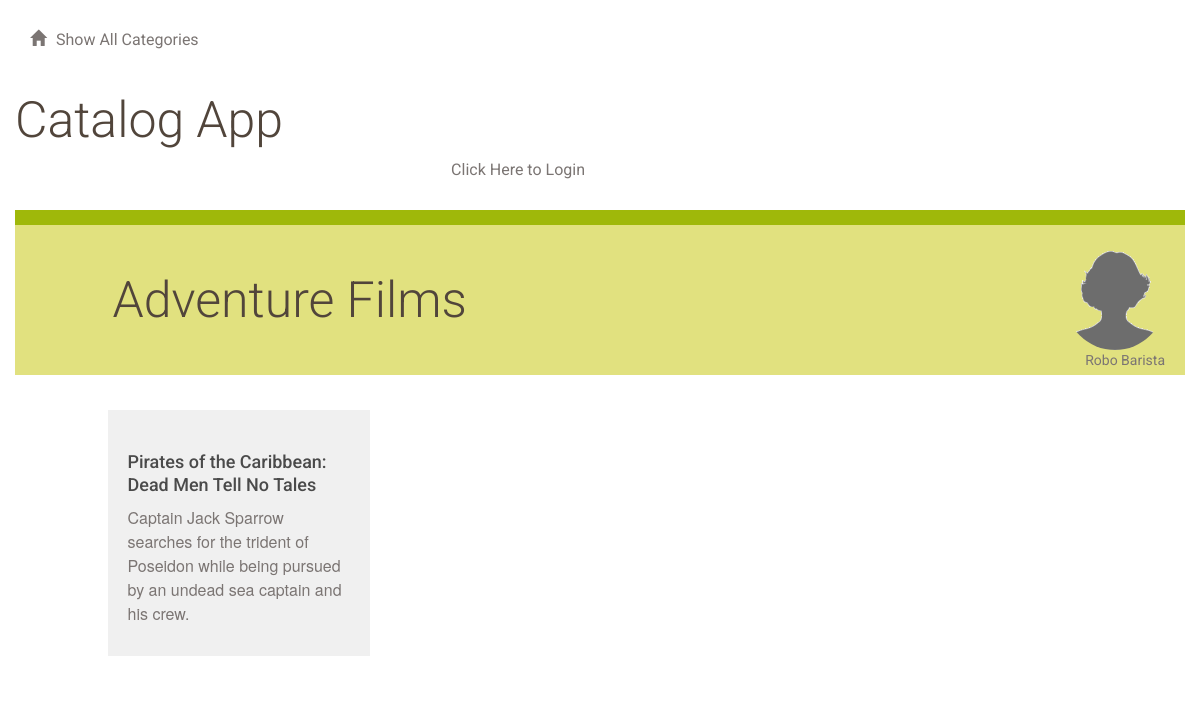
The app's page /catalog/2/items/8/ with its own data.
### database_setup.py (models this page shows, shortened)
class Category(Base):
    __tablename__ = 'category'
    id = Column(Integer, primary_key=True)
    name = Column(String(250), nullable=False)
    user_id = Column(Integer, ForeignKey('user.id'))
    user = relationship(User)

class User(Base):
    __tablename__ = 'user'
    id = Column(Integer, primary_key=True)
    name = Column(String(250), nullable=False)
    email = Column(String(250), nullable=False)
    picture = Column(String(250))

class Item(Base):
    __tablename__ = 'item'
    id = Column(Integer, primary_key=True)
    title = Column(String(250), nullable=False)
    description = Column(String(250))
    date = Column(DateTime, nullable=False)
    cat_id = Column(Integer, ForeignKey('category.id'))
    category = relationship(Category)
    user_id = Column(Integer, ForeignKey('user.id'))
    user = relationship(User)

### app.py (the view)
@app.route('/catalog/<int:category_id>/items/<int:item_id>/')
def showItemDetails(item_id, category_id):
    item = session.query(Item).filter_by(id=item_id).one()
    creator = getUserInfo(item.user_id)
    if 'username' not in login_session or creator.id != login_session['user_id']:
        return render_template('publicitemDetails.html',
                               item=item,
                               creator=creator)
    else:
        return render_template('itemDetails.html',
                               item=item,
                               creator=creator)

### app.py (called while the page is built)
def getUserInfo(user_id):
    user = session.query(User).filter_by(id=user_id).one()
    return user

### templates/publicitemDetails.html
{% extends "main.html" %}
{% block content %}
{% include "header.html" %}
	<div class="row divider green">
		<div class="col-md-12"></div>
	</div>
	<div class="row banner menu">
		<div class="col-md-11 col-md-offset-1 padding-none">
			<h1>{{ item.category.name }}
				<figure class="creator">
					<img src="{{ url_for('static', filename='blank_user.gif') }}">
					<figcaption>{{ creator.name }}</figcaption>
				</figure>
			</h1>
		</div>
	</div>
  <div class="row">
    <div class="col-md-1"></div>
    <div class="col-md-3">
            <div class="menu-item">
              <h3>{{item.title}}</h3>
              <p>{{item.description}}</p>
            </div>
    </div>
    <div class="col-md-1"></div>
  </div>
  {% endblock %}

### static/styles.css (style rules this page uses)
* { font-family: "Helvetica Neue Bold", Roboto, Helvetica, Arial, sans-serif; font-weight: 700; }
h1 { font-family: "Helvetica Neue Light", Roboto, Helvetica, Arial, sans-serif; font-size: 50px; color: #51453B; line-height: 60px; font-weight: 300; }
h3 { font-size: 18px; color: #4A4A4A; line-height: 23px; }
p { font-family: "Helvetica Neue", Roboto, Helvetica, Arial, sans-serif; font-size: 16px; color: #7B7573; line-height: 24px; font-weight: 400; }
.padding-none { padding: 0; }
.divider { height: 15px; }
.divider.green { background-color: #9FB80A; }
.banner.menu { height: 150px; background-color: #E1E17F; }
.banner h1 { margin: 45px 0; }
.menu-item { background: #F0F0F0; padding: 20px; margin: 20px; margin-left: -20px; }
.creator { padding-right: 20px; margin-top: -20px; text-align: right; float:right; }
.creator img { width: 100px; border-radius: 50%; }
.creator figcaption { font-size: 14px; color: #7B7573; font-weight: 400; margin-top: -20px; }

### records on screen
Category: category.name "Adventure Films"
User: name "Robo Barista"
Item: title "Pirates of the Caribbean: Dead Men Tell No Tales", description "Captain Jack Sparrow searches for the trident of Poseidon while being pursued by an undead sea captain and his crew."
